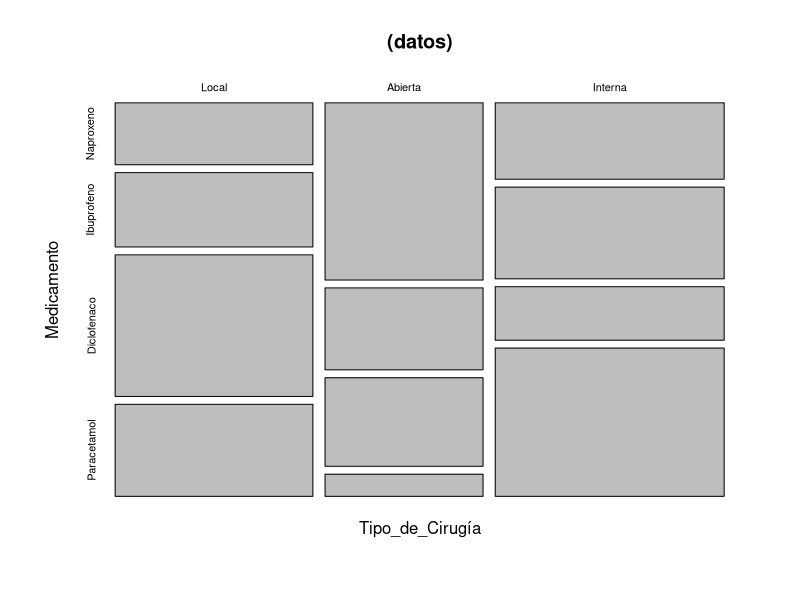
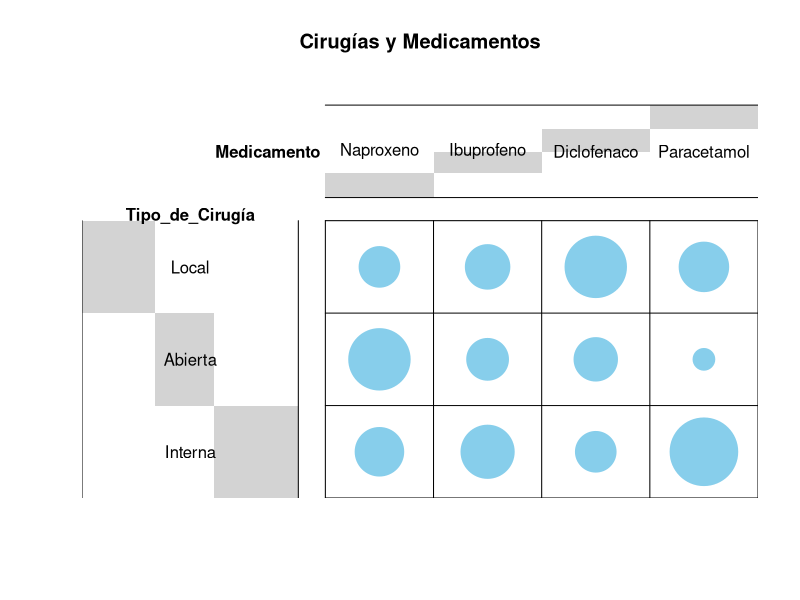

These charts were generated, in order, by the following R code:
# =============================================================================
# 3.3 Análisis de correspondencias: primer paso con una tabla de contingencia
# Objetivo: antes de un analisis de correspondencias, comprobar asociación
#           (ji-cuadrada) y explorar perfiles fila/columna con gráficas.
# Datos:    tabla ficticia de clase: tipo de cirugía contra el medicamento con
#           el que los pacientes reportaron mejoría del dolor postoperatorio.
# =============================================================================

library(gplots)   # balloonplot()

#Cargamos la matriz de datos obtenidos a la pregunta a pacientes post hospitalarios sobre con cual
#medicamento sintieron una mejoría en el dolor post operatorio, registrando tambien su tipo de operación.

datos<- matrix(c(35, 42, 80, 52, 
                      80, 37, 40, 10,
                     50, 60, 35, 97),nrow=3,byrow=T)
dimnames(datos)<- list(Tipo_de_Cirugía=c("Local","Abierta","Interna"),
                           Medicamento=c("Naproxeno", "Ibuprofeno", "Diclofenaco", "Paracetamol"))
addmargins(datos)
datos<-as.table(datos)

####Hay que verificar que exista relación entre las variables###
###Chi Cuadrada##


chisq.test(datos)

##Existen muchas otras pruebas de correlación##

#Fisher
#Mcnhemar
#Kendall
#Mathews
#Phi

###Tabla de Proporciones##
##freq Relativa##
prop.table(datos)

###Por columna

prop.table(datos, 2) 

###Graficamente##


mosaicplot((datos),shade=F)


##Como correlograma##

balloonplot(t(datos), main ="Cirugías y Medicamentos",
            label = FALSE, show.margins = FALSE)
